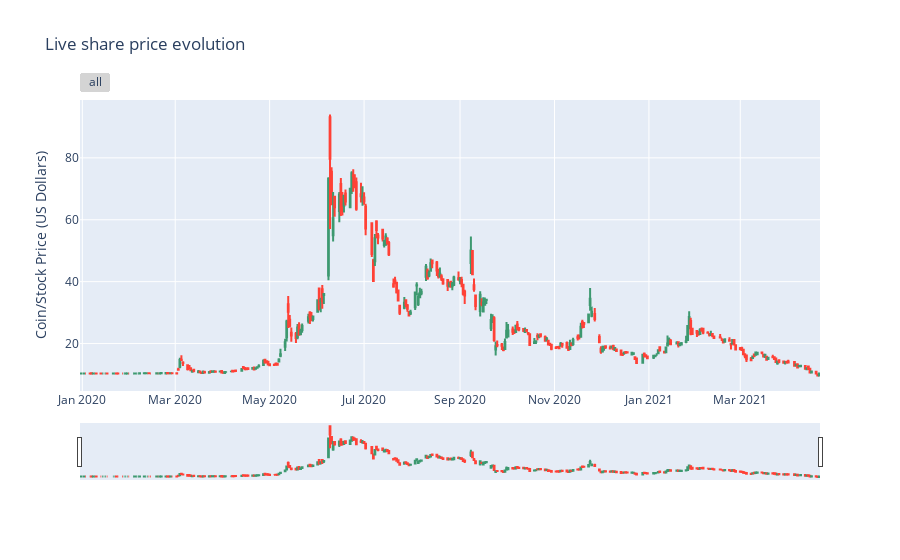

The cell this chart's notebook holds for it:
### Markdown cell above
## Plotting the data

### Code cell
func.plot_data(data)

### Figure 1 — Plotly figure (JSON) as saved in the notebook; plotly's stock layout.template omitted (floating-point values rounded to 4 significant figures; data arrays with more than 128 entries replaced by an {"elided": "..."} marker saying what was removed)
{"data": [{"close": {"elided": "329 float values"}, "high": {"elided": "329 float values"}, "low": {"elided": "329 float values"}, "name": "market data", "open": {"elided": "329 float values"}, "type": "candlestick", "x": {"elided": "329 str values"}}], "layout": {"title": {"text": "Live share price evolution"}, "xaxis": {"rangeselector": {"buttons": [{"step": "all"}]}, "rangeslider": {"visible": true}}, "yaxis": {"title": {"text": "Coin/Stock Price (US Dollars)"}}}}
